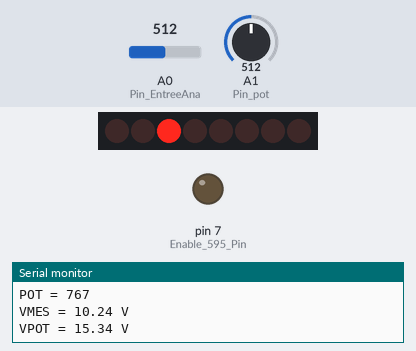
A sketch run on a simulated Arduino Uno, built with avr-gcc and run on an emulated ATmega328P. Parts: 8 shift-register outputs drawn as a row of LEDs (first output left, lit = HIGH), output pins drawn as LEDs (lit = HIGH), the last lines printed to the serial monitor. Wiring (inferred from the names in the program): shift register (74HC595): data pin 8; shift clock pin 4; latch pin 12. Wiring (inferred from the signals the program sends): row of LEDs: on Q0, Q1, Q2, Q3, Q4, Q5, Q6, Q7. Inputs (shaded band) come from the test bench; at power-on: A0 (Pin_EntreeAna) = 512, A1 (Pin_pot) = 512. Pins used as bus, display or sensor lines are not drawn.

Above: at 10.8 s.
10.9 s: A0 (Pin_EntreeAna) set to 90
At 20.8 s:
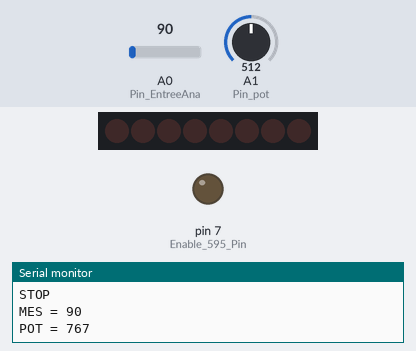
Timing chart, 0 to 22.3 s (numbered marks = the images above; inputs shaded):
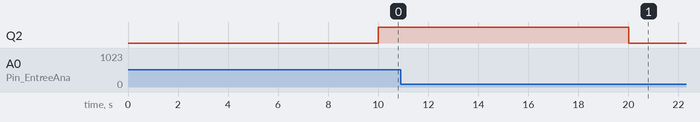

Measured:
- after the input at 10.9 s, Q2: HIGH → LOW after 9.1 s

The sketch:

OctoColloideV1.ino
```cpp
//////////////////////////////////////////////////////////////////////
// **************************************************************** //
// ***************************** Projet *************************** //
// **************************************************************** //
//////////////////////////////////////////////////////////////////////
/*   Permet de réalisé des electrolises avec controle de la 		*/
/*   Concentration.													*/
/*         						description							*/
/*         						description							*/
/* **************************************************************** */
/*  Version: Alpha				---				Date: 24/12/2015	*/
/*  OctoGeeK					---				Octo Don Julo		*/
/* **************************************************************** */
/*	REQUIS:															*/
/*  - Arduino Uno													*/
/*  - Shield L239D (dx)												*/
/*  - 																*/
/* **************************************************************** */
//////////////////////////////////////////////////////////////////////
// **************************************************************** //
// ************************* Bibliothèque ************************* //
// **************************************************************** //
//////////////////////////////////////////////////////////////////////
#include <Timer.h>													// Inclusion de la Bibliothèque d'horloge.

//////////////////////////////////////////////////////////////////////
// **************************************************************** //
// ********** Constantes, Variables, Fonctions Internes *********** //
// **************************************************************** //
//////////////////////////////////////////////////////////////////////

//  ---		---					Entree					---		--- //
int Pin_EntreeAna = A0;
int Pin_pot = A1;
//  ---		---					Sortie					---		--- //
int Enable1_Pin = 11;												//	broche d'activation du pont en H.
// 	---		---			Initialisation 74hc595			---		--- //
int SerialData_Pin = 8;   											// broche 14 du 75HC595	(SerialData -DS)
int Latch_RCLK_Pin = 12;  											// broche 12 du 75HC595	(LATCH	-RCK)
int Clock_SRCLK_Pin = 4; 											// broche 11 du 75HC595	(CLOCK	-SCK)
int Enable_595_Pin = 7;												// broche 13 du 75HC595
// 	---		---					Registre				---		--- //
int tailleregistre = 8;
boolean registre[8];												// definie un registre 8 bit
// 	---		---				Variables Timer				---		--- //
	Timer horloge;													// Initialisation d'un timer.
	#define Tmax				900000								// Valeur max du compteur.en millisecondes.
// 	---		---				Variables seuil				---		--- //
int ValMesure;													// Valeur mesuré en entrée, correspond a la tension aux bornes des electrodes.
int	ValPot;
int SeuilPOT;
int Seuilmin 				= 751;								// Valeur seuil de tension 1, correspond a une tension de 18,2 V aux bornes des electrodes.
int MaxMesure; 													// Valeur seuil de tension, mesuré quelques secondes après allumage.
int etat = 0;

//////////////////////////////////////////////////////////////////////
// **************************************************************** //
// *********************** Progamme Principal ********************* //
// **************************************************************** //
//////////////////////////////////////////////////////////////////////
void setup()
{
	// --- 					Initialisation  Serie.					---	//
	Serial.begin(57600);											// Initialise la vitesse de connexion série à 115200 bauds. // 9600, 19200, 115200
	Serial.println(" Octo-Colloide Va"); 							// Support : affichage serie.
	Serial.println("debut du programme :");							// Support : affichage serie.
	// --- 					Initialisation  Registre.				---	//
	pinMode(Latch_RCLK_Pin, OUTPUT);
	pinMode(Clock_SRCLK_Pin, OUTPUT);
	pinMode(SerialData_Pin, OUTPUT);
	pinMode(SerialData_Pin, OUTPUT);
	pinMode(Enable_595_Pin, OUTPUT);
	digitalWrite(Enable_595_Pin, LOW);

	// --- 					Initialisation du Timer. 				--- //
	horloge.every (Tmax, Inverseursenselectrolise);
	horloge.every (10000, ComparateurSeuil);
	MesureRef();
}
//////////////////////////////////////////////////////////////////////
// **************************************************************** //
// ************************* Progamme Boucle ********************** //
// **************************************************************** //
//////////////////////////////////////////////////////////////////////
void loop()
{
 	horloge.update();												// incrémente le timer.
	//ComparateurSeuil();
}
//////////////////////////////////////////////////////////////////////
// **************************************************************** //
//////////////////////////////////////////////////////////////////////
void clearRegisters()	// force tout les états du registre a 0.
{
	for(int i = tailleregistre - 1; i >=  0; i--)
	{
		registre[i] = LOW;
	}
	//Serial.println("Clear registre");
}
void writeRegisters()		// afecte le registre du 74hc595 avec le registre PREALABLEMENT chargé.
{
	digitalWrite(Latch_RCLK_Pin, LOW);		// "bloque les sorties dans l'etat ou elles sont"
	for(int i = tailleregistre - 1; i >=  0; i--)
	{
		digitalWrite(Clock_SRCLK_Pin, LOW);	// front de detection a 0.
		int val = registre[i];			// initialise la valeur du registre a recopier
		digitalWrite(SerialData_Pin, val);		// envoi la valeur pour le registre du 74hc595
		digitalWrite(Clock_SRCLK_Pin, HIGH);	// Prise en compte de la valeur envoyé.
	}
	digitalWrite(Latch_RCLK_Pin, HIGH);		// envoi la valeur du registre sur les broches de sortie.
	//Serial.println("Ecriture registre");
}
void setUnitaireRegistre(int index, int value)
{

	registre[index] = value;
}
//////////////////////////////////////////////////////////////////////
// **************************************************************** //
//////////////////////////////////////////////////////////////////////
void Inverseursenselectrolise()
{
	if(etat == 1)	// premier sens d'electrolise
	{
		setUnitaireRegistre(0, LOW);
		setUnitaireRegistre(1, LOW);
		setUnitaireRegistre(2, HIGH);
		setUnitaireRegistre(3, LOW);
		setUnitaireRegistre(4, LOW);
		setUnitaireRegistre(5, LOW);
		setUnitaireRegistre(7, LOW);
		Serial.println("ETAT 1");
		etat =2;
	}
	else if(etat == 2)
	{
		setUnitaireRegistre(0, LOW);
		setUnitaireRegistre(1, LOW);
		setUnitaireRegistre(2, LOW);
		setUnitaireRegistre(3, HIGH);
		setUnitaireRegistre(4, LOW);
		setUnitaireRegistre(5, LOW);
		setUnitaireRegistre(7, LOW);
		Serial.println("ETAT 2");
		etat = 1;
	}
	else //if(etat == 0)
	{
		setUnitaireRegistre(0, LOW);
		setUnitaireRegistre(1, LOW);
		setUnitaireRegistre(2, LOW);
		setUnitaireRegistre(3, LOW);
		setUnitaireRegistre(4, LOW);
		setUnitaireRegistre(5, LOW);
		setUnitaireRegistre(7, LOW);
		Serial.println("ETAT 0");
	}
	writeRegisters();
	Serial.print("MES = "); Serial.println(ValMesure);
	Serial.print("POT = "); Serial.println(SeuilPOT);
	Serial.print("VMES = "); Serial.print(ValMesure*0.02); Serial.println(" V");
	Serial.print("VPOT = "); Serial.print(SeuilPOT*0.02);	Serial.println(" V");
}
//////////////////////////////////////////////////////////////////////
// **************************************************************** //
//////////////////////////////////////////////////////////////////////
void ComparateurSeuil() //*A FAIRE
{
	ValMesure 	= analogRead(Pin_EntreeAna);						 	// Mesure la tension image aux bornes des électrodes.
	ConvertionPOT();									// Mesure la tension image du seuil (potentiometre).

	Serial.print("MES = "); Serial.println(ValMesure);
	// Serial.print("VMES = "); Serial.print(ValMesure*0.02); Serial.println(" V");		//0.0049*4.8 théorique //0.0049*4.1?
	Serial.print("POT = "); Serial.println(SeuilPOT);
	// Serial.print("VPOT = "); Serial.print(SeuilPOT*0.02);	Serial.println(" V");
	//Serial.println(etat);
	if (ValMesure > 100)
	{
		digitalWrite(Enable1_Pin, HIGH);
		if (etat == 0)
		{
			etat = 1;
			Serial.println("Reinitialise");										// Support : affichage serie.
			Inverseursenselectrolise();
		}
		//Serial.print("MES = "); Serial.println(ValMesure);
		//Serial.print("POT = "); Serial.println(SeuilPOT);
	}
	else 															// STOP
	{
		digitalWrite(Enable1_Pin, LOW);
		etat = 0;
		clearRegisters();
		writeRegisters();
		Serial.println("STOP");
		Serial.print("MES = "); Serial.println(ValMesure);
		Serial.print("POT = "); Serial.println(SeuilPOT);
	}
}

void ConvertionPOT ()
{
	ValPot 	= analogRead(Pin_pot);										// Mesure la tension image du seuil (potentiometre).
	SeuilPOT = (ValPot/10)+716;											// Equation de des seuils min et max (ax+b) max=(mesureMAX/a)+min. min=b. qui  correspond a une valeur fictive de max a 4V et un min a 3.5V
	if(SeuilPOT >1023)													// Securité de dépassement de valeur max.
	{
		SeuilPOT =1023;													// Valeur max du convertiseur.
	}
}

void MesureRef()
{
	int TensionMax;
	int deltaRef;
	clearRegisters();
	writeRegisters();
	digitalWrite(Enable1_Pin, LOW);
	// ---					Mesure des référenciels.	 			--- //
	// digitalWrite(PinRelayON, HIGH);									// Active l'electrolise. (electrodes reliées au polariseur)
	MaxMesure = analogRead(Pin_EntreeAna);							// Mesure la tension d'alimentation des electrodes.
	// ---					Calcul des théoriques.	 				--- //
	deltaRef = MaxMesure - Seuilmin;								//
	TensionMax = MaxMesure * 4.88;
	Serial.print("delta reference = "); Serial.println(deltaRef);
	Serial.print("Tension max = "); 	Serial.println(TensionMax);
}
```
